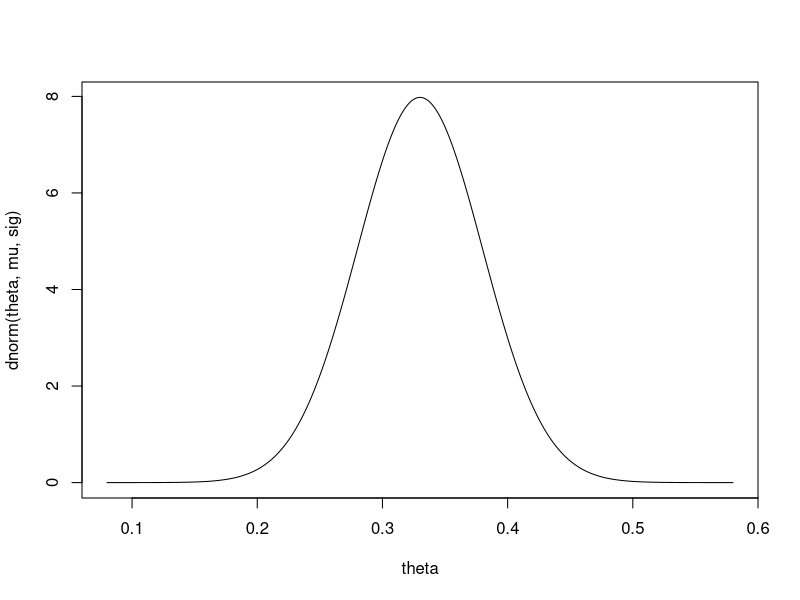

Recreate this plot in R.
#1
mu<-0.33;
sig <- 0.05;

theta<-seq(mu -5*sig, mu+5*sig, length=1000)

plot(theta, dnorm(theta,mu, sig), type="l")

#2 
HPDsample=function(theta,level=0.95){
  N=length(theta);
  theta.sort=sort(theta);
  M=ceiling(N*level);
  nCI=N-M;
  CI.width=rep(0,nCI);
  for(i in 1:nCI)
    CI.width[i]=theta.sort[i+M]-theta.sort[i];
  index=which.min(CI.width);
  HPD=c(theta.sort[index],theta.sort[index+M]);
  return(HPD)
}

mu<-0.33;
sig <- 0.05;
theta = rnorm(1000,mu,sig);

HPD = HPDsample(theta)
